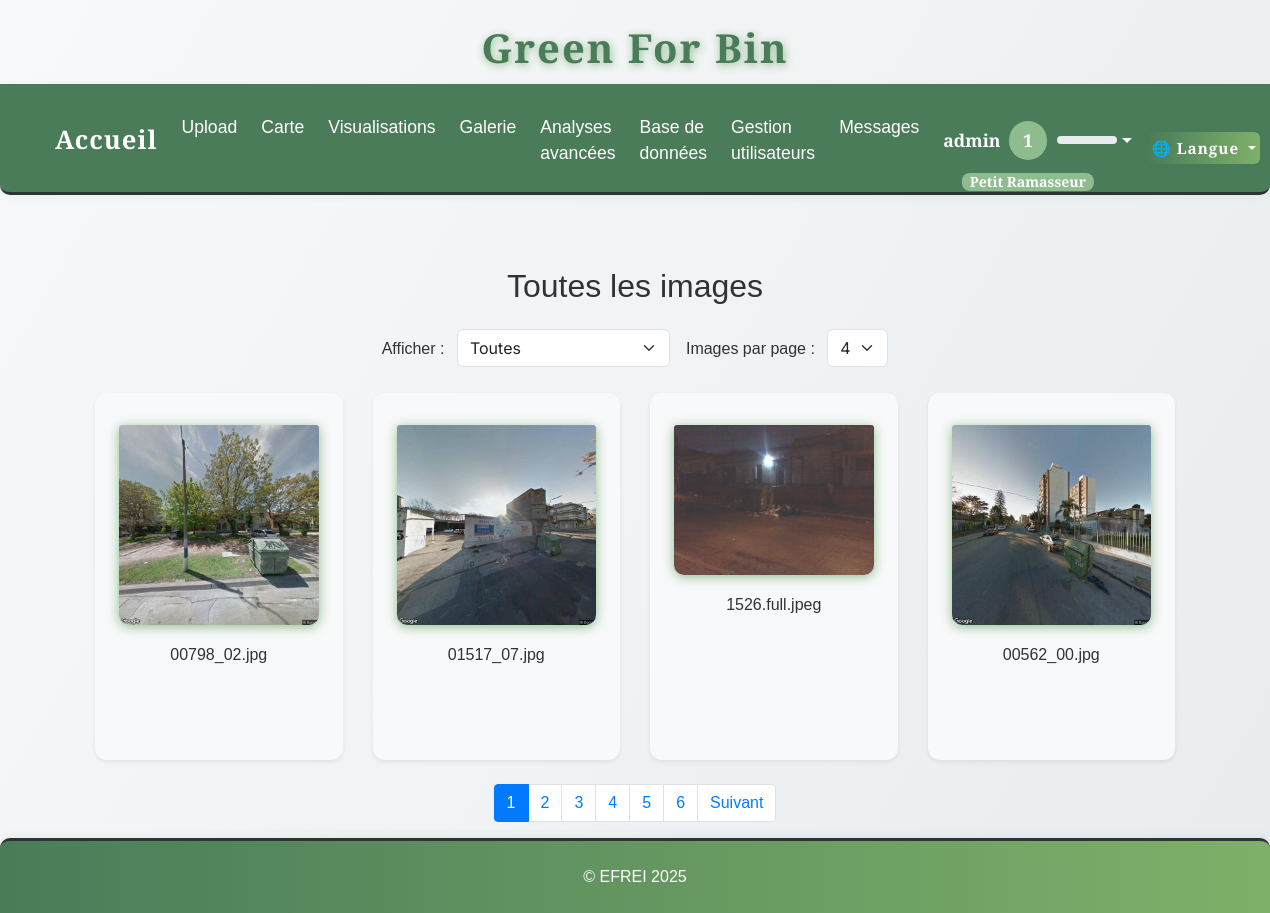
The page /gallery (signed in) on the database as committed earlier.
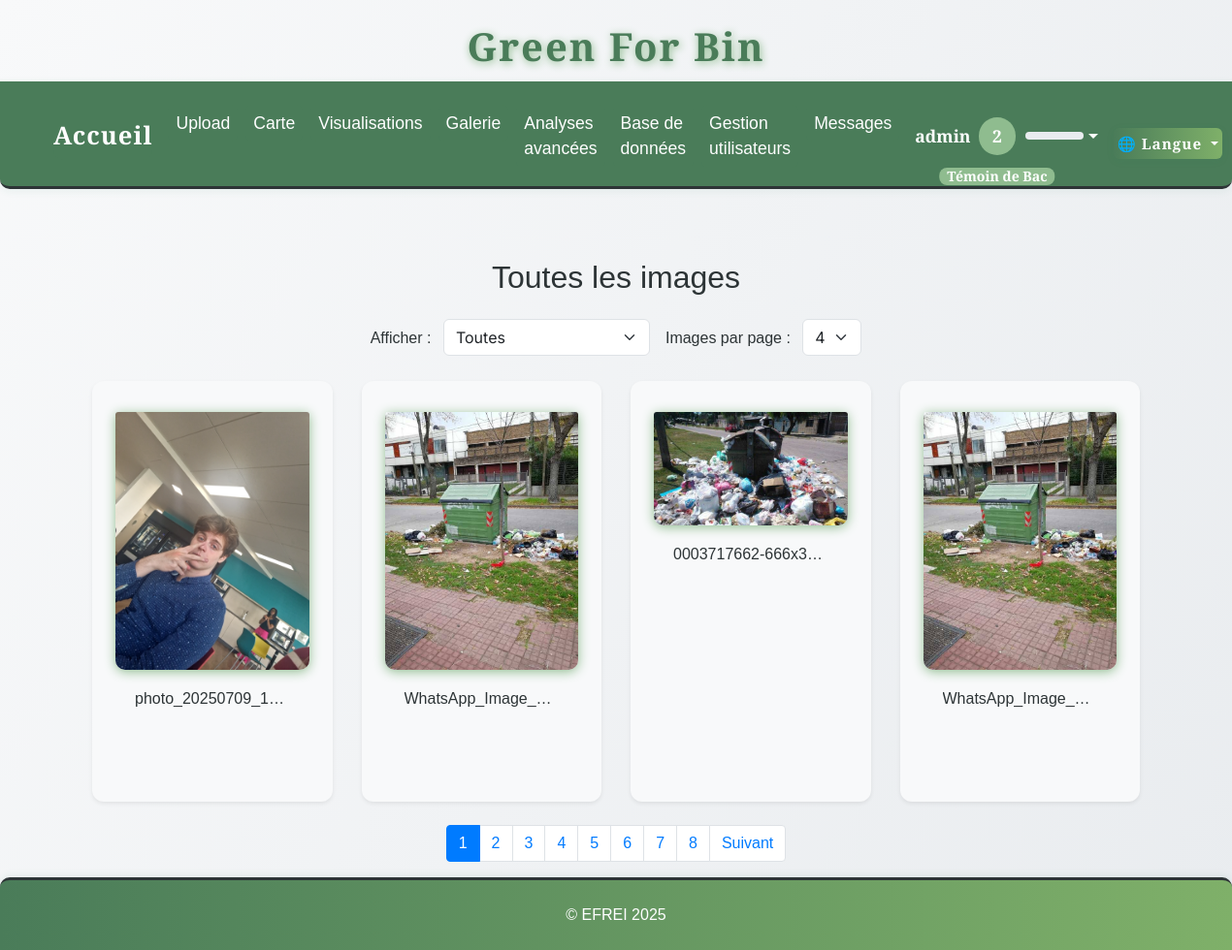
The same page on the database as committed later.
### tables this page shows
CREATE TABLE images (
                id INTEGER PRIMARY KEY AUTOINCREMENT,
                filename TEXT,
                upload_date TEXT,
                annotation TEXT,
                width INTEGER,
                height INTEGER,
                file_size INTEGER,
                avg_color TEXT,
                hist_rgb TEXT,
                hist_lum TEXT,
                contrast INTEGER,
                contour_count INTEGER,
                localisation TEXT,
                std_h REAL,
                std_s REAL,
                std_v REAL
            );

### app.py (the view, shortened to what this page needs)
@app.route('/gallery')
@login_required
def gallery():
    page = int(request.args.get('page', 1))
    per_page = int(request.args.get('per_page', 4))  # on récupère per_page aussi, défaut 4
    offset = (page - 1) * per_page
    category = request.args.get('category', 'toutes')  # par défaut 'toutes'
    with sqlite3.connect(DB_PATH) as conn:
        conn.row_factory = sqlite3.Row
        c = conn.cursor()
        if category == 'vides':
            c.execute("SELECT * FROM images WHERE annotation LIKE '%vide%' ORDER BY id DESC LIMIT ? OFFSET ?", (per_page, offset))
            images = [dict(row) for row in c.fetchall()]
            c.execute("SELECT COUNT(*) FROM images WHERE annotation LIKE '%vide%'")
            total = c.fetchone()[0]
            title = "Images vides"
        elif category == 'pleines':
            c.execute("SELECT * FROM images WHERE annotation LIKE '%pleine%' ORDER BY id DESC LIMIT ? OFFSET ?", (per_page, offset))
            images = [dict(row) for row in c.fetchall()]
            c.execute("SELECT COUNT(*) FROM images WHERE annotation LIKE '%pleine%'")
            total = c.fetchone()[0]
            title = "Images pleines"
        else:  # category == 'toutes' ou autre valeur
            c.execute("SELECT * FROM images ORDER BY id DESC LIMIT ? OFFSET ?", (per_page, offset))
            images = [dict(row) for row in c.fetchall()]
            c.execute("SELECT COUNT(*) FROM images")
            total = c.fetchone()[0]
            title = "Toutes les images"
    total_pages = max(ceil(total / per_page), 1)
    return render_template(
        'gallery.html',
        images=images,
        page=page,
        total_pages=total_pages,
        category=category,
        per_page=per_page,
        title=title
    )

### app.py (called while the page is built)
def get_locale():
    return session.get('lang', request.accept_languages.best_match(['en', 'fr']))

@app.context_processor
def inject_locale():
    return dict(get_locale=get_locale)

@app.context_processor
def inject_user_level():
    def user_level():
        if 'user_id' in session:
            try:
                with sqlite3.connect(DB_PATH) as conn:
                    c = conn.cursor()
                    c.execute("SELECT xp FROM users WHERE id = ?", (session['user_id'],))
                    row = c.fetchone()
                    xp = row[0] if row and row[0] is not None else 0
                return get_user_level(xp)
            except Exception as e:
                print(f"[USER LEVEL] {e}")
        return get_user_level(0)
    return dict(user_level=user_level)

def login_required(f):
    @wraps(f)
    def decorated_function(*args, **kwargs):
        if 'user_id' not in session:
            flash(_('Vous devez être connecté pour accéder à cette page.'), 'error')
            return redirect(url_for('login'))
        return f(*args, **kwargs)
    return decorated_function

### templates/gallery.html (shortened to what this page needs)
{% extends 'base.html' %}
{% block content %}
<div class="container mt-5">
  <h2 class="text-center mb-4">{{ _(title) }}</h2>
  <form method="get" class="mb-4 text-center d-flex justify-content-center align-items-center gap-3 flex-wrap">
    <div>
      <label for="category" class="form-label me-2">Afficher :</label>
      <select name="category" id="category" onchange="this.form.submit()" class="form-select d-inline-block w-auto">
        <option value="toutes" {% if category == 'toutes' %}selected{% endif %}>Toutes</option>
      </select>
    </div>
    <div>
      <label for="per_page" class="form-label me-2">Images par page :</label>
      <select name="per_page" id="per_page" onchange="this.form.submit()" class="form-select d-inline-block w-auto">
        <option value="4" {% if per_page == 4 %}selected{% endif %}>4</option>
      </select>
    </div>
  </form>
  <div class="row row-cols-1 row-cols-sm-2 row-cols-md-2 row-cols-lg-4 g-4">
    {% for image in images %}
    <div class="col">
      <div class="card h-100 shadow-sm">
        <img src="{{ url_for('static', filename='uploads/' + image['filename']) }}" class="card-img-top" alt="image" style="cursor:pointer" data-bs-toggle="modal" data-bs-target="#modal-{{ loop.index }}">
        <div class="card-body">
          <h6 class="card-title text-truncate text-center">{{ image['filename'] }}</h6>
        </div>
      </div>
    </div>
    {% endfor %}
  </div>
  <div class="d-flex justify-content-center mt-4">
    <nav>
      <ul class="pagination">
        {% for p in range(1, total_pages + 1) %}
        <li class="page-item {% if p == page %}active{% endif %}">
          <a class="page-link" href="{{ url_for('gallery', page=p, category=category, per_page=per_page) }}">{{ p }}</a>
        </li>
        {% endfor %}
        {% if page < total_pages %}
        <li class="page-item">
          <a class="page-link" href="{{ url_for('gallery', page=page+1, category=category, per_page=per_page) }}">Suivant</a>
        </li>
        {% endif %}
      </ul>
    </nav>
  </div>
</div>
{% endblock %}

### templates/base.html (shortened to what this page needs)
<!DOCTYPE html>
<html lang="{{ get_locale() }}">
<head>
    <link href="https://cdn.jsdelivr.net/npm/bootstrap@5.3.0/dist/css/bootstrap.min.css" rel="stylesheet">
    <link href="https://cdn.jsdelivr.net/npm/bootstrap@4.6.2/dist/css/bootstrap.min.css" rel="stylesheet">
    <link href="{{ url_for('static', filename='css/style.css') }}" rel="stylesheet">
    <link href="{{ url_for('static', filename='css/greenforbin.css') }}" rel="stylesheet">
</head>
<body>
    <header>
        <h1>{{ _('Green For Bin') }}</h1>
        <nav class="navbar navbar-expand-lg navbar-dark bg-dark">
            <div class="container-fluid">
                <a class="navbar-brand" href="{{ url_for('about') }}">{{ _('Accueil') }}</a>
                <div class="collapse navbar-collapse" id="navbarNav">
                    <ul class="navbar-nav">
                        <li class="nav-item">
                            <a class="nav-link" href="{{ url_for('upload') }}">{{ _('Upload') }}</a>
                        </li>
                        <li class="nav-item">
                            <a class="nav-link" href="{{ url_for('map_view') }}">{{ _('Carte') }}</a>
                        </li>
                        <li class="nav-item">
                            <a class="nav-link" href="{{ url_for('stats') }}">{{ _('Visualisations') }}</a>
                        </li>
                        <li class="nav-item">
                            <a class="nav-link" href="{{ url_for('gallery') }}">{{ _('Galerie') }}</a>
                        </li>
                        <li class="nav-item">
                            <a class="nav-link" href="{{ url_for('analyses_avancees') }}">{{ _('Analyses avancées') }}</a>
                        </li>
                        {% if session.get('role') == 'admin' %}
                            <li class="nav-item">
                                <a class="nav-link" href="{{ url_for('afficher_bdd') }}">{{ _('Base de données') }}</a>
                            </li>
                            <li class="nav-item">
                                <a class="nav-link" href="{{ url_for('admin_users') }}">{{ _('Gestion utilisateurs') }}</a>
                            </li>
                            <li class="nav-item">
                                <a class="nav-link" href="{{ url_for('admin_messages') }}">{{ _('Messages') }}</a>
                            </li>
                        {% endif %}
                    </ul>
                    <ul class="navbar-nav ml-auto" style="margin-left:auto;">
                    <div class="d-flex align-items-center ml-auto" style="margin-left:auto;">
                        {% if session.get('user_id') %}
                            <li class="nav-item dropdown">
                                <a class="nav-link dropdown-toggle d-flex align-items-center" href="#" id="userDropdown" role="button" data-toggle="dropdown" aria-haspopup="true" aria-expanded="false" style="font-weight:bold; color: var(--cream) !important;">
                                    {{ session.get('username') }}
                                    {% set lvl = user_level() %}
                                    <span class="badge badge-pill ml-2" style="background: #8fbc8f; color: #fff; font-size: 1em; min-width:2.2em; height:2.2em; display:flex; align-items:center; justify-content:center; border-radius:50%; position:relative;">
                                        {{ lvl.level }}
                                        <span style="position:absolute; bottom:-2.2em; left:50%; transform:translateX(-50%); font-size:0.8em; color:#fff; white-space:nowrap; background:#8fbc8f; border-radius:8px; padding:2px 8px;">{{ _(lvl.title) }}</span>
                                    </span>
                                    <div style="width:60px; height:8px; background:#e9ecef; border-radius:4px; margin-left:10px; overflow:hidden; position:relative;">
                                    </div>
                                </a>
                            </li>
                        {% endif %}
                    </ul>
                        <form class="form-inline" method="get" action="#" id="langDropdownForm" style="margin:0; padding:0;">
                            <div class="dropdown lang-switch" style="font-size:0.95rem;">
                                <button class="btn btn-outline-light dropdown-toggle p-1" type="button" id="langDropdown" data-toggle="dropdown" aria-haspopup="true" aria-expanded="false" style="font-size:0.95rem; min-width:90px; height:32px; line-height:1.1; padding:2px 10px;">
                                    {% if get_locale() == 'fr' %}🇫🇷 Français{% elif get_locale() == 'en' %}🇬🇧 English{% else %}🌐 Langue{% endif %}
                                </button>
                            </div>
                        </form>
                    </div>
                </div>
        </nav>
    </header>
    <div class="container mt-4">
        {% block content %}{% endblock %}
    </div>
    <footer class="footer-efrei mt-auto py-3">
        <div class="container text-center">
            <span>&copy; EFREI 2025</span>
        </div>
    </footer>
</body>
</html>

### static/css/style.css (style rules this page uses)
:root { --primary-green: #4a7c59; --light-green: #7fb069; --sage-green: #8fbc8f; --cream: #fefefe; --warm-white: #f8f9fa; --soft-gray: #e9ecef; --charcoal: #2d3436; --text-primary: #2d3436; --text-secondary: #636e72; --radius: 2.5rem; --shadow: 0 4px 24px rgba(44, 124, 89, 0.10); --transition: all 0.3s cubic-bezier(.4,0,.2,1); --green-dark: var(--primary-green); --green: var(--light-green); --green-light: var(--sage-green); --beige: var(--cream); --white: var(--cream); --black: var(--charcoal); }
html, body { height: 100%; margin: 0; padding: 0; }
body { display: flex; flex-direction: column; min-height: 100vh; }
.container.mt-4 { flex: 1 0 auto; }
.navbar { background: linear-gradient(90deg, var(--primary-green) 0%, var(--light-green) 100%); border-radius: 0 0 var(--radius) var(--radius); box-shadow: var(--shadow); padding: 1.5rem 2.5rem 1.2rem 2.5rem; display: flex; justify-content: center; align-items: center; gap: 2rem; position: sticky; top: 0; z-index: 1000; }
.nav-link { color: var(--cream); font-family: 'Inter', 'Franklin Gothic Medium', 'Arial Narrow', Arial, sans-serif, sans-serif; font-size: 1.1rem; font-weight: 500; padding: 0.5rem 1.2rem; border-radius: 2rem; transition: var(--transition); position: relative; }
.btn { background: var(--primary-green); color: var(--cream); border: none; border-radius: 2rem; font-family: 'Inter', Arial, sans-serif; font-weight: 600; padding: 0.9rem 2.2rem; font-size: 1.1rem; box-shadow: 0 2px 8px rgba(44, 124, 89, 0.08); transition: var(--transition); cursor: pointer; margin-top: 1rem; letter-spacing: 1px; }
.card { background: var(--white); border-radius: var(--radius); box-shadow: var(--shadow); padding: 2rem 1.5rem; margin-bottom: 2rem; transition: var(--transition); position: relative; overflow: hidden; }
input, textarea, select { background: var(--beige); color: var(--green-dark); border: 2px solid var(--green-light); border-radius: 1.5rem; font-family: 'Inter', Arial, sans-serif; padding: 10px 18px; font-size: 1.08rem; transition: var(--transition); }
.footer-efrei { width: 100%; background: linear-gradient(90deg, var(--primary-green) 0%, var(--light-green) 100%); color: var(--cream); border-top: 3px solid var(--charcoal); box-shadow: 0 -2px 8px rgba(44, 124, 89, 0.08); font-family: 'Quercus Serif', 'Montserrat', 'Quicksand', Arial, sans-serif !important; font-weight: 500; flex-shrink: 0; }
.footer-efrei .container { padding-top: 8px; padding-bottom: 8px; }

### static/css/greenforbin.css (style rules this page uses)
:root { --primary-green: #4a7c59; --light-green: #7fb069; --sage-green: #8fbc8f; --cream: #fefefe; --warm-white: #f8f9fa; --soft-gray: #e9ecef; --charcoal: #2d3436; --text-primary: #2d3436; --text-secondary: #636e72; }
body { background: linear-gradient(135deg, var(--cream) 0%, var(--light-green) 100%); color: var(--text-primary); font-family: 'Segoe UI', 'Roboto', Arial, sans-serif; min-height: 100vh; }
header h1 { color: var(--primary-green); font-weight: bold; letter-spacing: 2px; text-shadow: 1px 2px 8px var(--sage-green); }
.navbar, .navbar-brand, .nav-link { background: var(--primary-green) !important; color: var(--cream) !important; font-weight: 500; border-radius: 0 0 10px 10px; }
.card { border-radius: 16px; box-shadow: 0 4px 24px 0 rgba(79, 124, 89, 0.10); border: none; background: var(--warm-white); }
img { border-radius: 10px; box-shadow: 0 2px 12px var(--sage-green); transition: transform 0.2s; }
footer { background: var(--primary-green); color: var(--cream); text-align: center; padding: 12px 0; border-radius: 10px 10px 0 0; margin-top: 40px; }

Rows that differ between the two databases and show on the page:
no longer on this page (row unchanged): images: filename (picture), filename "00798_02.jpg"
no longer on this page (row unchanged): images: filename (picture), filename "01517_07.jpg"
no longer on this page (row unchanged): images: filename (picture), filename "1526.full.jpeg"
no longer on this page (row unchanged): images: filename (picture), filename "00562_00.jpg"
added images: filename (picture), filename "photo_20250709_1…"
added images: filename (picture), filename "WhatsApp_Image_…"
added images: filename (picture), filename "0003717662-666x3…"
added images: filename (picture), filename "WhatsApp_Image_…"
Other text that changed with them:
{{ lvl.level }}: "1" → "2"
text no longer shown: "Petit Ramasseur"
text now shown: "Témoin de Bac"
new list line: "7"
new list line: "8"
